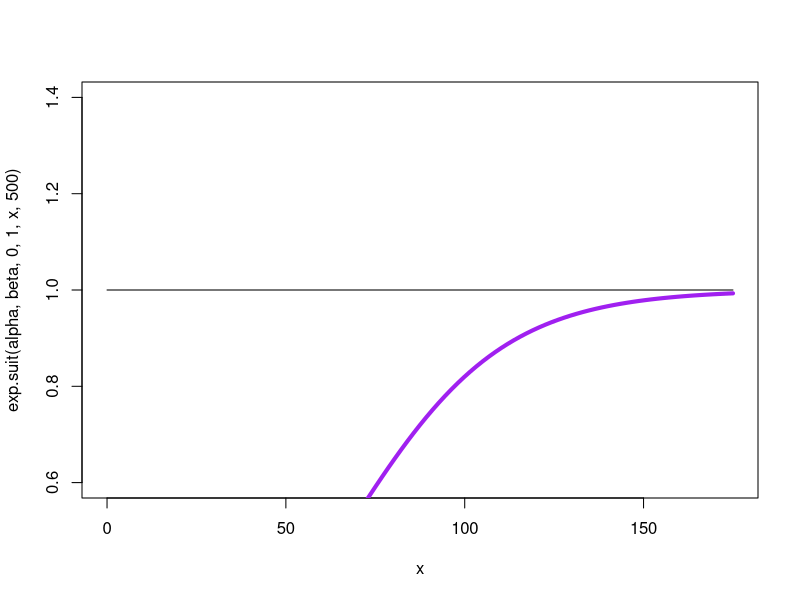

R code for this plot:
# example of the exponential suitability function used in gadget
# see gadget manual 4.9.3

exp.suit <- function(alpha, beta, gamma, delta, l, L) {
    delta / (1 + exp(-(alpha) - (beta*l) - (gamma*L)))
}

alpha <- 66
beta <- 0.046
#alpha <- alpha*((-1)*beta)
curve(exp.suit(alpha,beta,0,1,x,500), 0, 175)

# example of exponentiall50 suitability function used in gadget
# see gadget manual 4.9.4

exp.l50 <- function(alpha, l50, l) {
    1 / (1 + exp((-4*alpha)*(l - l50)))
}

alpha <- (0.046 / 4)
l50 <- 67
curve(exp.l50(alpha, l50, x), add=T, col='purple', lwd=4)
